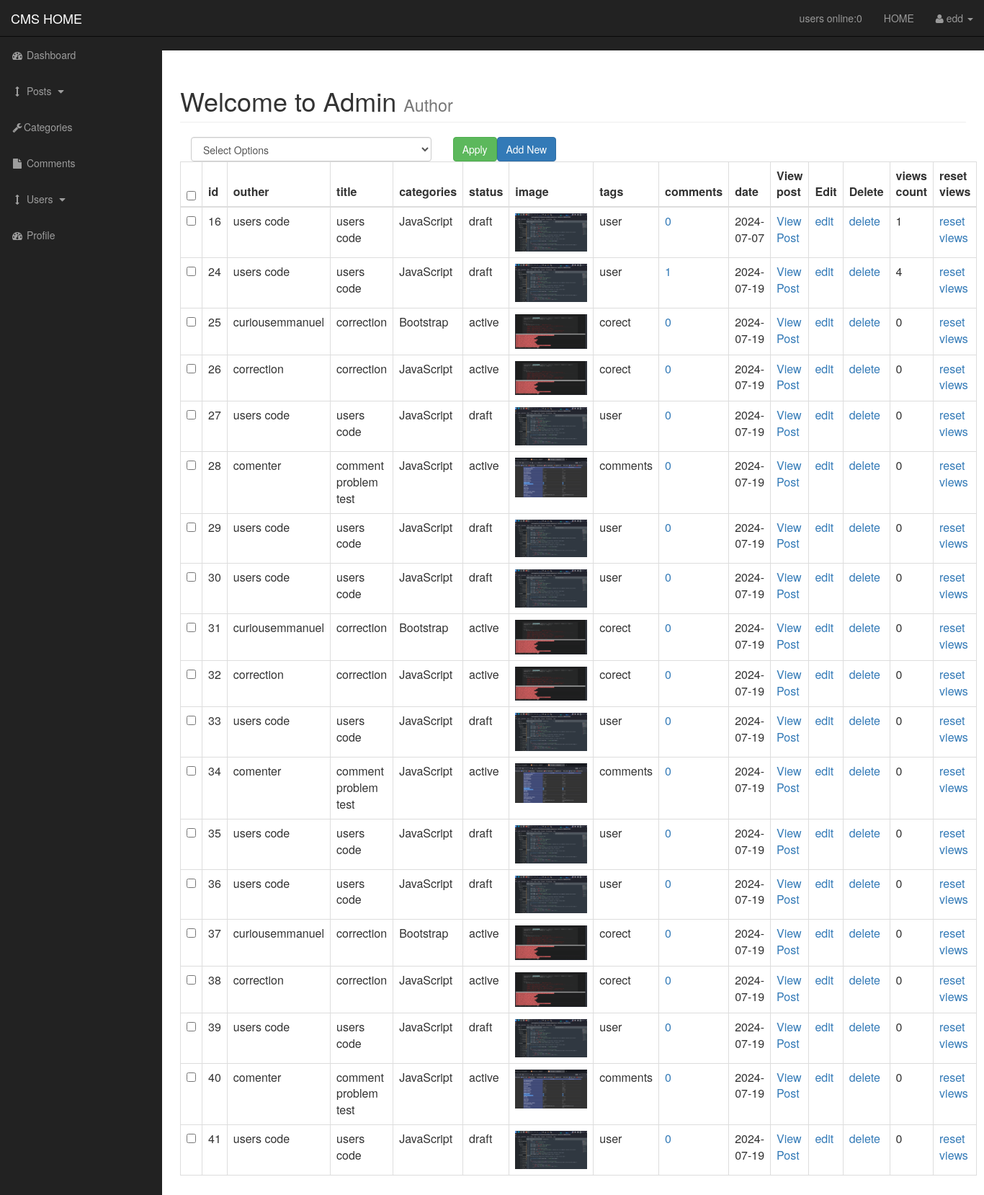
Screenshot of /admin/posts.php (signed in) with the database file from the repository.
### tables this page shows
CREATE TABLE `posts` (
  `post_id` int(3) NOT NULL,
  `post_category_id` int(3) NOT NULL,
  `post_title` varchar(255) NOT NULL,
  `post_author` varchar(255) NOT NULL,
  `post_date` date NOT NULL,
  `post_image` text NOT NULL,
  `post_content` text NOT NULL,
  `post_tags` varchar(255) NOT NULL,
  `post_comment_count` varchar(255) NOT NULL,
  `post_status` varchar(255) NOT NULL DEFAULT 'draft',
  `post_views_count` int(11) NOT NULL
);

CREATE TABLE `categories` (
  `cat_id` int(3) NOT NULL,
  `cat_title` varchar(255) NOT NULL
);

### admin/includes/view_all_posts.php (the view, shortened to what this page needs)
<form action="" method="post">
       <table class="table table-bordered table-hover">
        <div id="bulkoptionContainer" class="col-xs-4">
        <select class="form-control" name="bulk_options" id="">
        <option value="">Select Options</option>
        </select>
        </div>
        <div class="col-xs-4">
            <input type="submit" name="submit" class="btn btn-success"value="Apply"><a class="btn btn-primary" href="posts.php?source=add_post">Add New</a>
        </div>
           <thead>
                  <tr>
                    <th><input type="checkBox" id="selectAllBoxes"></th>
                       <th>id</th>
                       <th>outher</th>
                       <th>title</th>
                       <th>categories</th>
                       <th>status</th>
                       <th>image</th>
                       <th>tags</th>
                       <th>comments</th>
                       <th>date</th>
                       <th>View post</th>
                       <th>Edit</th>
                       <th>Delete</th>
                       <th>views count</th>
                       <th>reset views</th>
                   </tr>
           </thead>
                 <tbody>
                    </form>
<?php
$query = "SELECT * FROM posts";
$select_posts = mysqli_query($connection,$query);
while ($row = mysqli_fetch_assoc($select_posts)) {
$post_id = $row["post_id"];
$post_author = $row["post_author"];
$post_title= $row["post_title"];
$post_category_id = $row["post_category_id"];
$post_status = $row["post_status"];
$post_image= $row["post_image"];
$post_tags = $row["post_tags"];
$post_date = $row["post_date"];
$post_views_count = $row["post_views_count"];
echo "<tr>";
?>
<th><input type="checkBox" class="checkBoxes" name="checkBoxArray[]"value="<?php echo $post_id;?>"></th>
<?php
echo "<td>{$post_id}</td>";
echo "<td> {$post_author }</td>";
echo "<td>{$post_title}</td>";
$query = " SELECT * FROM categories WHERE cat_id = {$post_category_id} ";
$select_categories_id = mysqli_query($connection,$query);
while ($row = mysqli_fetch_assoc( $select_categories_id)) {
$cat_title = $row["cat_title"];
echo "<td> {$cat_title }</td>";
}
echo "<td>{$post_status}</td>";
echo "<td><img width = '100' src = '../images/{$post_image}' alt = 'image'></td>";
echo "<td>{$post_tags }</td>";
$query = "SELECT * FROM comments WHERE comment_post_id = $post_id";
$send_comment_query = mysqli_query($connection,$query);
$post_comment_count = mysqli_num_rows($send_comment_query);
echo "<td><a href ='post_comments.php?id=$post_id'>{$post_comment_count}</a></td>";
echo "<td>{$post_date}</td>";
echo "<td><a href = '../post.php?p_id={$post_id}'>View Post</a></td>";
echo "<td><a href = 'posts.php?source=edit_post&p_id={$post_id}'>edit</a></td>";
echo "<td><a onClick=\" javascript: return confirm('Are you sure you want to delete this post')\" href = 'posts.php?delete={$post_id}'>delete</a></td>";
echo "<td> {$post_views_count}</td>";
echo "<td><a href = 'posts.php?reset={$post_id}'>reset views</a></td>";
echo "</tr>";
}
?>

### admin/css/sb-admin.css (style rules this page uses)
body { margin-top: 100px; background-color: #222; }
@media (min-width:768px) { body { margin-top: 50px; } }

### rows the page displays
posts: post_id "16", post_author "users code", post_title "users code", post_status "draft", post_image (picture), post_tags "user", post_comment_count "0", post_date "2024-07-07", post_views_count "1"
categories: cat_title "JavaScript"
posts: post_id "24", post_author "users code", post_title "users code", post_status "draft", post_image (picture), post_tags "user", post_comment_count "1", post_date "2024-07-19", post_views_count "4"
posts: post_id "25", post_author "curiousemmanuel", post_title "correction", post_status "active", post_image (picture), post_tags "corect", post_comment_count "0", post_date "2024-07-19", post_views_count "0"
categories: cat_title "Bootstrap"
posts: post_id "26", post_author "correction", post_title "correction", post_status "active", post_image (picture), post_tags "corect", post_comment_count "0", post_date "2024-07-19", post_views_count "0"
posts: post_id "27", post_author "users code", post_title "users code", post_status "draft", post_image (picture), post_tags "user", post_comment_count "0", post_date "2024-07-19", post_views_count "0"
posts: post_id "28", post_author "comenter", post_title "comment problem test", post_status "active", post_image (picture), post_tags "comments", post_comment_count "0", post_date "2024-07-19", post_views_count "0"
posts: post_id "29", post_author "users code", post_title "users code", post_status "draft", post_image (picture), post_tags "user", post_comment_count "0", post_date "2024-07-19", post_views_count "0"
posts: post_id "30", post_author "users code", post_title "users code", post_status "draft", post_image (picture), post_tags "user", post_comment_count "0", post_date "2024-07-19", post_views_count "0"
posts: post_id "31", post_author "curiousemmanuel", post_title "correction", post_status "active", post_image (picture), post_tags "corect", post_comment_count "0", post_date "2024-07-19", post_views_count "0"
posts: post_id "32", post_author "correction", post_title "correction", post_status "active", post_image (picture), post_tags "corect", post_comment_count "0", post_date "2024-07-19", post_views_count "0"
posts: post_id "33", post_author "users code", post_title "users code", post_status "draft", post_image (picture), post_tags "user", post_comment_count "0", post_date "2024-07-19", post_views_count "0"
posts: post_id "34", post_author "comenter", post_title "comment problem test", post_status "active", post_image (picture), post_tags "comments", post_comment_count "0", post_date "2024-07-19", post_views_count "0"
posts: post_id "35", post_author "users code", post_title "users code", post_status "draft", post_image (picture), post_tags "user", post_comment_count "0", post_date "2024-07-19", post_views_count "0"
posts: post_id "36", post_author "users code", post_title "users code", post_status "draft", post_image (picture), post_tags "user", post_comment_count "0", post_date "2024-07-19", post_views_count "0"
posts: post_id "37", post_author "curiousemmanuel", post_title "correction", post_status "active", post_image (picture), post_tags "corect", post_comment_count "0", post_date "2024-07-19", post_views_count "0"
posts: post_id "38", post_author "correction", post_title "correction", post_status "active", post_image (picture), post_tags "corect", post_comment_count "0", post_date "2024-07-19", post_views_count "0"
posts: post_id "39", post_author "users code", post_title "users code", post_status "draft", post_image (picture), post_tags "user", post_comment_count "0", post_date "2024-07-19", post_views_count "0"
posts: post_id "40", post_author "comenter", post_title "comment problem test", post_status "active", post_image (picture), post_tags "comments", post_comment_count "0", post_date "2024-07-19", post_views_count "0"
posts: post_id "41", post_author "users code", post_title "users code", post_status "draft", post_image (picture), post_tags "user", post_comment_count "0", post_date "2024-07-19", post_views_count "0"

### other values shown
$count_users = mysqli_num_rows($user_online_query) "0"
$_SESSION['username'] "edd"
